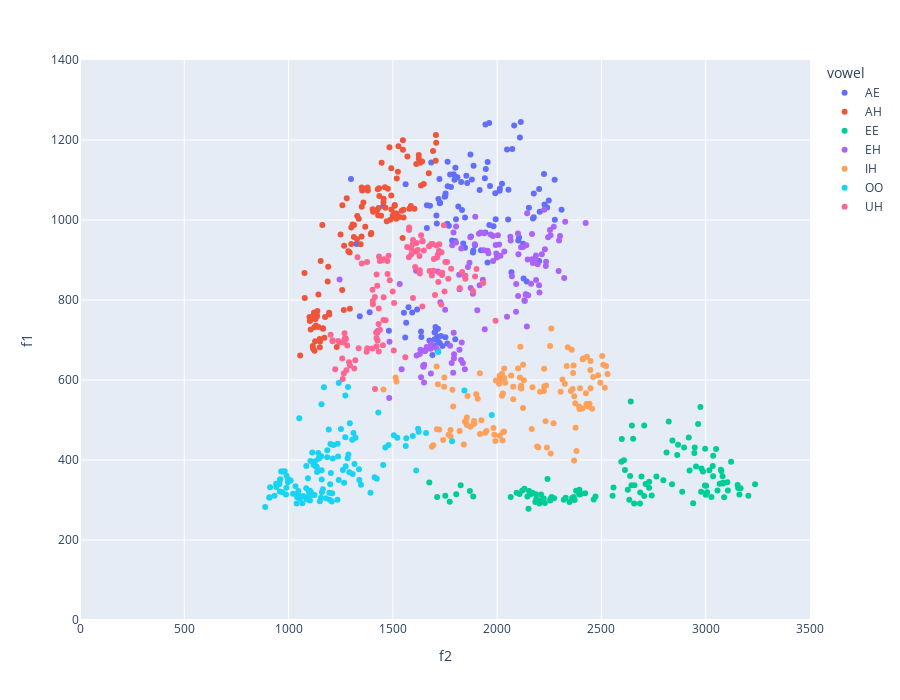

Notebook source saved alongside this figure:
### Code cell
# Plot vowel space by vowel
fig = px.scatter(df,
                 x = "f2", 
                 y = "f1", 
                 color = "vowel",
                range_x = [0, 3500],
                range_y = [0, 1400],
                height = 700)
fig.show()
fig.write_html("vowel_spaces_by_vowel.html")
